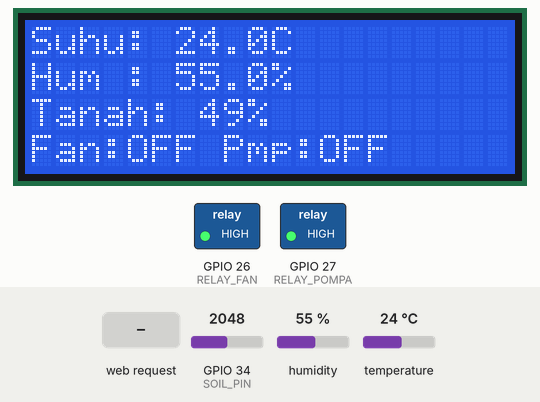
Bench run of a sketch on a simulated ESP32. Shown: 20×4 character LCD, switched loads named in the sketch (green lamp = pin HIGH). The test bench sets the inputs (shaded band); at power-on: temperature 24 °C, GPIO 34 (SOIL_PIN) = 2048, humidity 55 %. WiFi joins after 1.5 s; servers stay silent unless stated; storage starts empty; what the sketch prints to the serial monitor is not drawn.

Above: at 5.8 s.
5.9 s: temperature set to 34.5 °C
At 7.9 s:
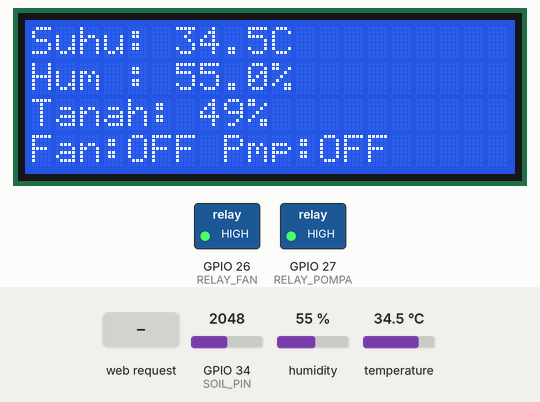
8.2 s: temperature set to 35.7 °C
At 10.0 s:
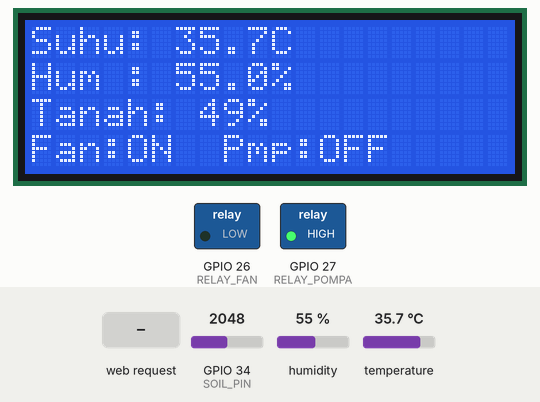
10.3 s: GPIO 34 (SOIL_PIN) set to 2415
At 11.3 s:
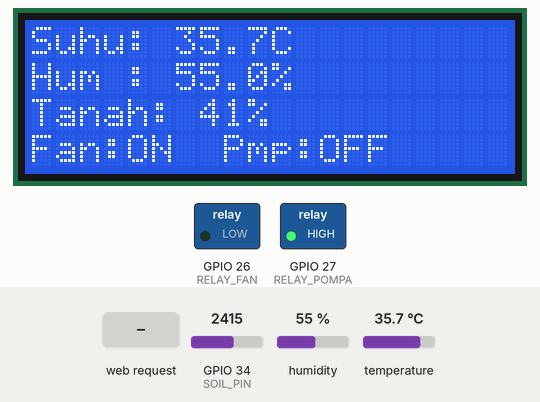
12.3 s: GPIO 34 (SOIL_PIN) set to 2489
At 13.9 s:
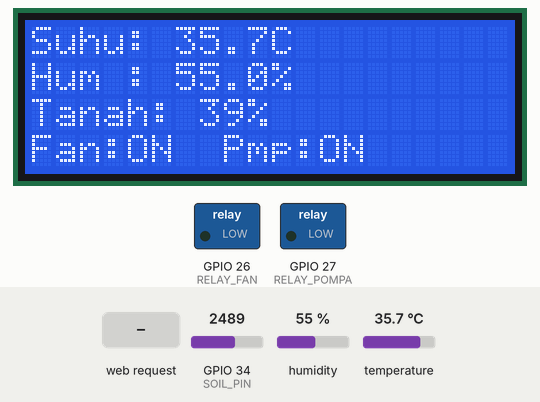
14.4 s: temperature set to 12 °C
At 16.1 s:
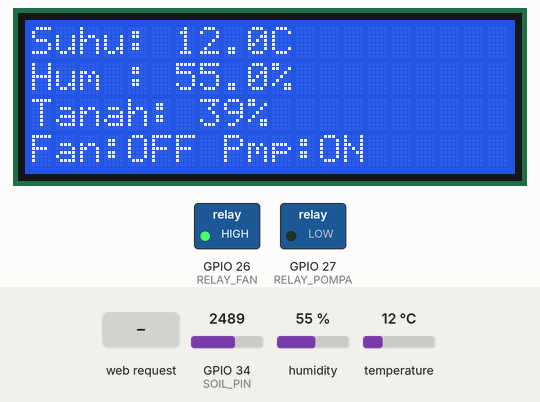
16.4 s: HTTP request GET /fan/on received
At 16.8 s:
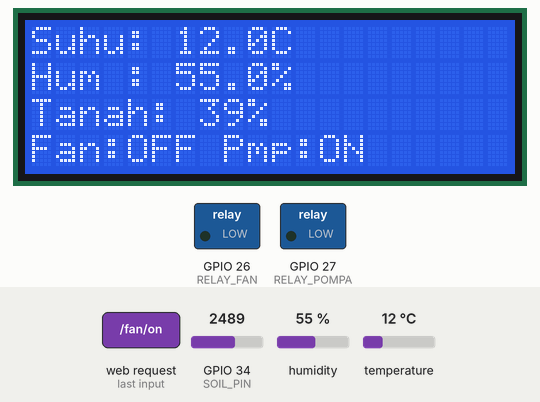
Timing chart, 0 to 19.4 s (numbered marks = the images above; inputs shaded):
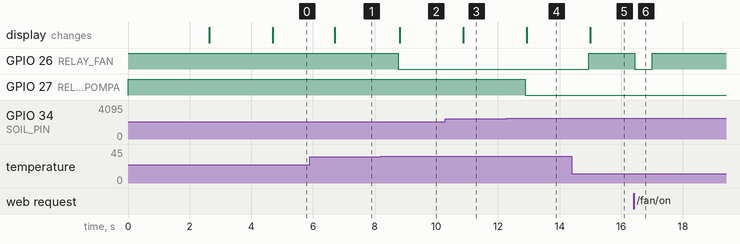

The sketch:

agrotech.ino
```cpp
#include <WiFi.h>
#include <HTTPClient.h>
#include <DHT.h>
#include <Wire.h>
#include <LiquidCrystal_I2C.h>
#include <ESPAsyncWebServer.h>
#include <LittleFS.h>

// ===== WiFi =====
const char* ssid     = "NAMA_WIFI_KAMU";
const char* password = "PASSWORD_WIFI_KAMU";

// ===== ThingSpeak =====
const char* tsApiKey   = "84SMLI5R6YTXFSGS";
const int   channelID  = 3421917;
const char* tsServer   = "http://api.thingspeak.com/update";

// ===== PIN =====
#define DHT_PIN     4
#define DHT_TYPE    DHT21
#define SOIL_PIN    34
#define RELAY_FAN   26
#define RELAY_POMPA 27

// ===== THRESHOLD =====
#define SUHU_MAX    35.0
#define SOIL_KERING 40

// ===== OBJEK =====
DHT dht(DHT_PIN, DHT_TYPE);
LiquidCrystal_I2C lcd(0x27, 20, 4);
AsyncWebServer server(80);

// ===== VARIABEL GLOBAL =====
float suhu = 0, kelembapanUdara = 0;
int soilPersen = 0;
bool fanStatus = false, pompaStatus = false;
unsigned long lastThingSpeak = 0;
const long tsInterval = 20000; // kirim tiap 20 detik

void setup() {
  Serial.begin(115200);

  // Pin relay
  pinMode(RELAY_FAN, OUTPUT);
  pinMode(RELAY_POMPA, OUTPUT);
  digitalWrite(RELAY_FAN, HIGH);
  digitalWrite(RELAY_POMPA, HIGH);

  // DHT & LCD
  dht.begin();
  lcd.init();
  lcd.backlight();
  lcd.setCursor(0, 0);
  lcd.print("  Agrotech IoT  ");
  lcd.setCursor(0, 1);
  lcd.print(" Connecting WiFi");
  delay(1000);

  // Konek WiFi
  WiFi.begin(ssid, password);
  int retry = 0;
  while (WiFi.status() != WL_CONNECTED && retry < 20) {
    delay(500);
    Serial.print(".");
    retry++;
  }

  if (WiFi.status() == WL_CONNECTED) {
    Serial.println("\nWiFi Connected!");
    Serial.println(WiFi.localIP());
    lcd.setCursor(0, 2);
    lcd.print("IP:");
    lcd.print(WiFi.localIP());
  } else {
    lcd.setCursor(0, 2);
    lcd.print("WiFi Gagal!     ");
  }

  // LittleFS
  if (!LittleFS.begin()) {
    Serial.println("LittleFS gagal!");
  }

  // Web server routes
  server.on("/", HTTP_GET, [](AsyncWebServerRequest* req) {
    req->send(LittleFS, "/index.html", "text/html");
  });
  server.on("/style.css", HTTP_GET, [](AsyncWebServerRequest* req) {
    req->send(LittleFS, "/style.css", "text/css");
  });
  server.on("/script.js", HTTP_GET, [](AsyncWebServerRequest* req) {
    req->send(LittleFS, "/script.js", "text/javascript");
  });

  // API endpoint data sensor (dipanggil JS)
  server.on("/data", HTTP_GET, [](AsyncWebServerRequest* req) {
    String json = "{";
    json += "\"suhu\":" + String(suhu, 1) + ",";
    json += "\"humidity\":" + String(kelembapanUdara, 1) + ",";
    json += "\"soil\":" + String(soilPersen) + ",";
    json += "\"fan\":" + String(fanStatus ? 1 : 0) + ",";
    json += "\"pompa\":" + String(pompaStatus ? 1 : 0);
    json += "}";
    req->send(200, "application/json", json);
  });

  // Kontrol relay via web
  server.on("/fan/on", HTTP_GET, [](AsyncWebServerRequest* req) {
    digitalWrite(RELAY_FAN, LOW);
    fanStatus = true;
    req->send(200, "text/plain", "Fan ON");
  });
  server.on("/fan/off", HTTP_GET, [](AsyncWebServerRequest* req) {
    digitalWrite(RELAY_FAN, HIGH);
    fanStatus = false;
    req->send(200, "text/plain", "Fan OFF");
  });
  server.on("/pompa/on", HTTP_GET, [](AsyncWebServerRequest* req) {
    digitalWrite(RELAY_POMPA, LOW);
    pompaStatus = true;
    req->send(200, "text/plain", "Pompa ON");
  });
  server.on("/pompa/off", HTTP_GET, [](AsyncWebServerRequest* req) {
    digitalWrite(RELAY_POMPA, HIGH);
    pompaStatus = false;
    req->send(200, "text/plain", "Pompa OFF");
  });

  server.begin();
  delay(2000);
  lcd.clear();
}

void kirimThingSpeak() {
  if (WiFi.status() != WL_CONNECTED) return;
  HTTPClient http;
  String url = String(tsServer) +
    "?api_key=" + tsApiKey +
    "&field1=" + String(suhu, 1) +
    "&field2=" + String(kelembapanUdara, 1) +
    "&field3=" + String(soilPersen) +
    "&field4=" + String(fanStatus ? 1 : 0) +
    "&field5=" + String(pompaStatus ? 1 : 0);
  http.begin(url);
  int code = http.GET();
  Serial.println("ThingSpeak: " + String(code));
  http.end();
}

void loop() {
  // Baca sensor
  float t = dht.readTemperature();
  float h = dht.readHumidity();
  int soilRaw = analogRead(SOIL_PIN);

  if (!isnan(t)) suhu = t;
  if (!isnan(h)) kelembapanUdara = h;
  soilPersen = map(soilRaw, 4095, 0, 0, 100);

  // Logika otomatis
  fanStatus   = (suhu > SUHU_MAX);
  pompaStatus = (soilPersen < SOIL_KERING);
  digitalWrite(RELAY_FAN,   fanStatus   ? LOW : HIGH);
  digitalWrite(RELAY_POMPA, pompaStatus ? LOW : HIGH);

  // LCD
  lcd.setCursor(0, 0);
  lcd.print("Suhu: "); lcd.print(suhu, 1); lcd.print("C   ");
  lcd.setCursor(0, 1);
  lcd.print("Hum : "); lcd.print(kelembapanUdara, 1); lcd.print("%   ");
  lcd.setCursor(0, 2);
  lcd.print("Tanah: "); lcd.print(soilPersen); lcd.print("%    ");
  lcd.setCursor(0, 3);
  lcd.print("Fan:"); lcd.print(fanStatus ? "ON " : "OFF");
  lcd.print(" Pmp:"); lcd.print(pompaStatus ? "ON " : "OFF");

  // Kirim ThingSpeak tiap 20 detik
  if (millis() - lastThingSpeak >= tsInterval) {
    kirimThingSpeak();
    lastThingSpeak = millis();
  }

  delay(2000);
}
```

Measured:
- the behaviour switches between 35 and 35.1 °C on temperature (found by bisection; images 1 and 2)
- the behaviour switches between 2457 and 2458 on GPIO 34 (SOIL_PIN) (found by bisection; images 3 and 4)
- after the input at 5.9 s, the display: changes after 0.81 s (image 1)
- after the input at 8.2 s, GPIO 26 (RELAY_FAN): HIGH → LOW after 0.56 s; the display: changes after 0.62 s (image 2)
- after the input at 10.3 s, the display: changes after 0.58 s (image 3)
- after the input at 12.3 s, GPIO 27 (RELAY_POMPA): HIGH → LOW after 0.58 s; the display: changes after 0.64 s (image 4)
- after the input at 14.4 s, GPIO 26 (RELAY_FAN): LOW → HIGH after 0.54 s; the display: changes after 0.60 s (image 5)
- after the input at 16.4 s, GPIO 26 (RELAY_FAN): HIGH → LOW at once, → HIGH 0.57 s later
